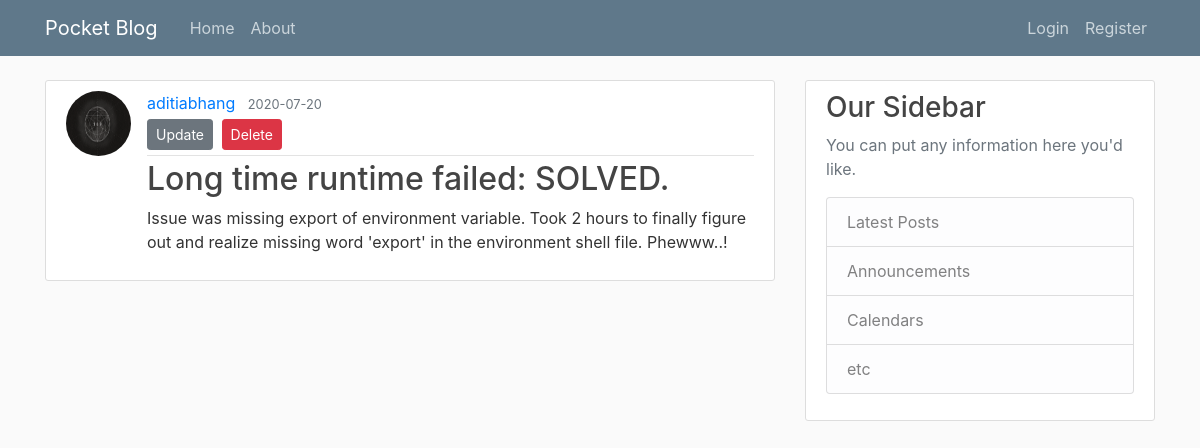
The app's page /post/17 with its own data.
### pocket_blog/models.py (models this page shows, shortened)
class User(db.Model, UserMixin):
    id = db.Column(db.Integer, primary_key=True)
    username = db.Column(db.String(20), unique=True, nullable=False)
    email = db.Column(db.String(120), unique=True, nullable=False)
    image_file = db.Column(db.String(20), nullable=False, default='default.jpg')
    password = db.Column(db.String(60), nullable=False)
    posts = db.relationship('Post', backref='author', lazy=True)

class Post(db.Model):
    id = db.Column(db.Integer, primary_key=True)
    title = db.Column(db.String(100), nullable=False)
    date_posted = db.Column(db.DateTime, nullable=False, default=datetime.utcnow)
    content = db.Column(db.Text, nullable=False)
    user_id = db.Column(db.Integer, db.ForeignKey('user.id'), nullable=False)

### pocket_blog/posts/routes.py (the view)
@posts.route("/post/<int:post_id>")
def post(post_id):
    post = Post.query.get_or_404(post_id)
    return render_template('post.html', title=post.title, post=post)

### pocket_blog/templates/post.html (shortened to what this page needs)
{% extends "layout.html" %}
{% block content %}
    <article class="media content-section">
    <img class="rounded-circle article-img" src="{{ url_for('static', filename='/profile_pics/' + post.author.image_file) }}">
      <div class="media-body">
        <div class="article-metadata">
          <a class="mr-2" href="{{ url_for('users.user_posts', username=post.author.username) }}">{{ post.author.username }}</a>
          <small class="text-muted">{{ post.date_posted.strftime('%Y-%m-%d') }}</small>
        <div>
            <a class="btn btn-secondary btn-sm mt-1 mb-1" href="{{ url_for('posts.update_post', post_id=post.id) }}">Update</a>
            <button type="button" class="btn btn-danger btn-sm m-1" data-toggle="modal" data-target="#deleteModal">Delete</button>
        </div>
        </div>
        <h2 class="article-title">{{ post.title }}</h2>
        <p class="article-content">{{ post.content }}</p>
      </div>
    </article>
{% endblock content %}

### pocket_blog/static/main.css (style rules this page uses)
body { background: #fafafa; color: #333333; margin-top: 5rem; }
h1, h2, h3, h4, h5, h6 { color: #444444; }
.content-section { background: #ffffff; padding: 10px 20px; border: 1px solid #dddddd; border-radius: 3px; margin-bottom: 20px; }
.article-title { color: #444444; }
.article-content { white-space: pre-line; }
.article-img { height: 65px; width: 65px; margin-right: 16px; }
.article-metadata { padding-bottom: 1px; margin-bottom: 4px; border-bottom: 1px solid #e3e3e3 }

### records on screen
User: image_file (picture), author.username "aditiabhang"
Post: date_posted "2020-07-20", title "Long time runtime failed: SOLVED.", content "Issue was missing export of environment variable. Took 2 hours to finally figure out and realize missing word 'export' in the environment shell file. Phewww..!"
